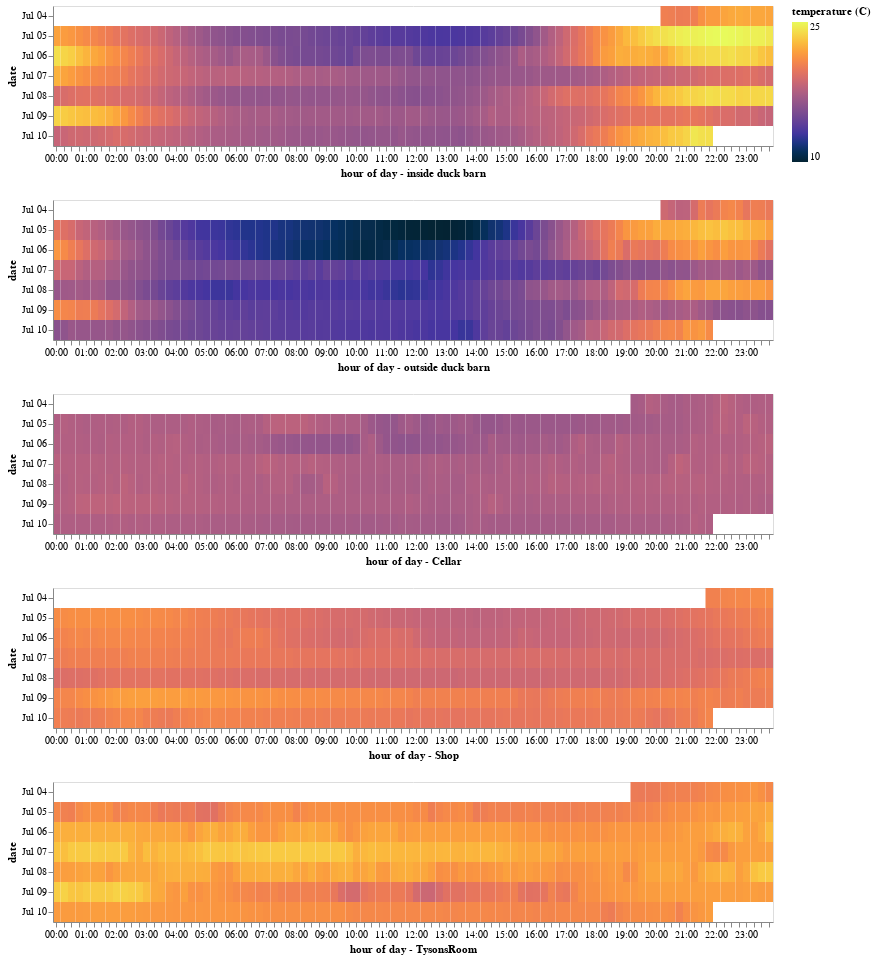

Here is the notebook cell this chart was saved with:
### Code cell
f1 = alt.Chart(dfsub.reset_index()).mark_rect().encode(
    alt.X('hoursminutes(created_at):O', title='hour of day - inside duck barn'),
    alt.Y('monthdate(created_at):O', title='date'),
    alt.Color('DuckBarnTemp_Internal:Q', title='temperature (C)', scale=alt.Scale(range=palettable.cmocean.sequential.Thermal_20.hex_colors)),
    tooltip=['hoursminutes(created_at):O','monthdate(created_at):O','DuckBarnTemp_Internal:Q']
).properties(
    width=720
)

f2 = f1.encode(
    alt.X('hoursminutes(created_at):O', title='hour of day - outside duck barn'),
    alt.Color('DuckBarnTemp_External:Q', title='temperature (C)', scale=alt.Scale(range=palettable.cmocean.sequential.Thermal_20.hex_colors)),
    tooltip=['hoursminutes(created_at):O','monthdate(created_at):O','DuckBarnTemp_External:Q']
)


f3 = f1.encode(
    alt.X('hoursminutes(created_at):O', title='hour of day - Cellar'),
    alt.Color('CellarTemp:Q', title='temperature (C)', scale=alt.Scale(range=palettable.cmocean.sequential.Thermal_20.hex_colors)),
    tooltip=['hoursminutes(created_at):O','monthdate(created_at):O','CellarTemp:Q']
)

f4 = f1.encode(
    alt.X('hoursminutes(created_at):O', title='hour of day - Shop'),
    alt.Color('ShopTemp:Q', title='temperature (C)', scale=alt.Scale(range=palettable.cmocean.sequential.Thermal_20.hex_colors)),
    tooltip=['hoursminutes(created_at):O','monthdate(created_at):O','ShopTemp:Q']
)

f5 = f1.encode(
    alt.X('hoursminutes(created_at):O', title='hour of day - TysonsRoom'),
    alt.Color('TysonsRoomTemp:Q', title='temperature (C)', scale=alt.Scale(range=palettable.cmocean.sequential.Thermal_20.hex_colors)),
    tooltip=['hoursminutes(created_at):O','monthdate(created_at):O','TysonsRoomTemp:Q']
)

(f1 & f2 & f3 & f4 & f5)

### Figure 1 — Vega-Lite specification as saved in the notebook (floating-point values rounded to 4 significant figures; data arrays with more than 128 entries replaced by an {"elided": "..."} marker saying what was removed)
{"config": {"view": {"continuousWidth": 400, "continuousHeight": 300}}, "vconcat": [{"mark": "rect", "encoding": {"color": {"type": "quantitative", "field": "DuckBarnTemp_Internal", "scale": {"range": ["#042333", "#072C4D", "#12326F", "#273491", "#4635A0", "#5B3D9B", "#6E4794", "#804E8F", "#92558B", "#A65C86", "#BA627E", "#CE6971", "#E07163", "#EE7D53", "#F88E44", "#FBA13D", "#FBB73D", "#F8CD44", "#F1E44F", "#E8FA5B"]}, "title": "temperature (C)"}, "tooltip": [{"type": "ordinal", "field": "created_at", "timeUnit": "hoursminutes"}, {"type": "ordinal", "field": "created_at", "timeUnit": "monthdate"}, {"type": "quantitative", "field": "DuckBarnTemp_Internal"}], "x": {"type": "ordinal", "field": "created_at", "timeUnit": "hoursminutes", "title": "hour of day - inside duck barn"}, "y": {"type": "ordinal", "field": "created_at", "timeUnit": "monthdate", "title": "date"}}, "width": 720}, {"mark": "rect", "encoding": {"color": {"type": "quantitative", "field": "DuckBarnTemp_External", "scale": {"range": ["#042333", "#072C4D", "#12326F", "#273491", "#4635A0", "#5B3D9B", "#6E4794", "#804E8F", "#92558B", "#A65C86", "#BA627E", "#CE6971", "#E07163", "#EE7D53", "#F88E44", "#FBA13D", "#FBB73D", "#F8CD44", "#F1E44F", "#E8FA5B"]}, "title": "temperature (C)"}, "tooltip": [{"type": "ordinal", "field": "created_at", "timeUnit": "hoursminutes"}, {"type": "ordinal", "field": "created_at", "timeUnit": "monthdate"}, {"type": "quantitative", "field": "DuckBarnTemp_External"}], "x": {"type": "ordinal", "field": "created_at", "timeUnit": "hoursminutes", "title": "hour of day - outside duck barn"}, "y": {"type": "ordinal", "field": "created_at", "timeUnit": "monthdate", "title": "date"}}, "width": 720}, {"mark": "rect", "encoding": {"color": {"type": "quantitative", "field": "CellarTemp", "scale": {"range": ["#042333", "#072C4D", "#12326F", "#273491", "#4635A0", "#5B3D9B", "#6E4794", "#804E8F", "#92558B", "#A65C86", "#BA627E", "#CE6971", "#E07163", "#EE7D53", "#F88E44", "#FBA13D", "#FBB73D", "#F8CD44", "#F1E44F", "#E8FA5B"]}, "title": "temperature (C)"}, "tooltip": [{"type": "ordinal", "field": "created_at", "timeUnit": "hoursminutes"}, {"type": "ordinal", "field": "created_at", "timeUnit": "monthdate"}, {"type": "quantitative", "field": "CellarTemp"}], "x": {"type": "ordinal", "field": "created_at", "timeUnit": "hoursminutes", "title": "hour of day - Cellar"}, "y": {"type": "ordinal", "field": "created_at", "timeUnit": "monthdate", "title": "date"}}, "width": 720}, {"mark": "rect", "encoding": {"color": {"type": "quantitative", "field": "ShopTemp", "scale": {"range": ["#042333", "#072C4D", "#12326F", "#273491", "#4635A0", "#5B3D9B", "#6E4794", "#804E8F", "#92558B", "#A65C86", "#BA627E", "#CE6971", "#E07163", "#EE7D53", "#F88E44", "#FBA13D", "#FBB73D", "#F8CD44", "#F1E44F", "#E8FA5B"]}, "title": "temperature (C)"}, "tooltip": [{"type": "ordinal", "field": "created_at", "timeUnit": "hoursminutes"}, {"type": "ordinal", "field": "created_at", "timeUnit": "monthdate"}, {"type": "quantitative", "field": "ShopTemp"}], "x": {"type": "ordinal", "field": "created_at", "timeUnit": "hoursminutes", "title": "hour of day - Shop"}, "y": {"type": "ordinal", "field": "created_at", "timeUnit": "monthdate", "title": "date"}}, "width": 720}, {"mark": "rect", "encoding": {"color": {"type": "quantitative", "field": "TysonsRoomTemp", "scale": {"range": ["#042333", "#072C4D", "#12326F", "#273491", "#4635A0", "#5B3D9B", "#6E4794", "#804E8F", "#92558B", "#A65C86", "#BA627E", "#CE6971", "#E07163", "#EE7D53", "#F88E44", "#FBA13D", "#FBB73D", "#F8CD44", "#F1E44F", "#E8FA5B"]}, "title": "temperature (C)"}, "tooltip": [{"type": "ordinal", "field": "created_at", "timeUnit": "hoursminutes"}, {"type": "ordinal", "field": "created_at", "timeUnit": "monthdate"}, {"type": "quantitative", "field": "TysonsRoomTemp"}], "x": {"type": "ordinal", "field": "created_at", "timeUnit": "hoursminutes", "title": "hour of day - TysonsRoom"}, "y": {"type": "ordinal", "field": "created_at", "timeUnit": "monthdate", "title": "date"}}, "width": 720}], "data": {"name": "data-61ed19ad6b83675291d51d9bc86a09bf"}, "$schema": "https://vega.github.io/schema/vega-lite/v4.8.1.json", "datasets": {"data-61ed19ad6b83675291d51d9bc86a09bf": {"elided": "587 records"}}}
